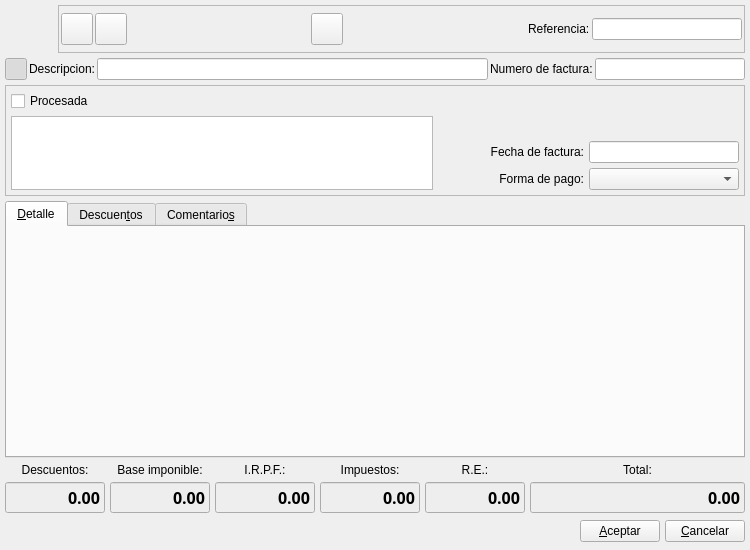
<ui version="4.0" >
 <author>Tomeu Borras</author>
 <class>FacturaProveedorBase</class>
 <widget class="QWidget" name="FacturaProveedorBase" >
  <property name="geometry" >
   <rect>
    <x>0</x>
    <y>0</y>
    <width>750</width>
    <height>550</height>
   </rect>
  </property>
  <property name="windowTitle" >
   <string>Nueva factura de proveedor</string>
  </property>
  <property name="windowIcon" >
   <iconset resource="../../../bulmages.qrc" >
    <normaloff>:/Images/supplier-invoice.svg</normaloff>:/Images/supplier-invoice.svg</iconset>
  </property>
  <layout class="QGridLayout" >
   <property name="margin" >
    <number>5</number>
   </property>
   <property name="spacing" >
    <number>5</number>
   </property>
   <item row="0" column="0" colspan="6" >
    <layout class="QHBoxLayout" >
     <property name="spacing" >
      <number>5</number>
     </property>
     <property name="margin" >
      <number>0</number>
     </property>
     <item>
      <widget class="QLabel" name="pixmapLabel1" >
       <property name="minimumSize" >
        <size>
         <width>48</width>
         <height>48</height>
        </size>
       </property>
       <property name="maximumSize" >
        <size>
         <width>48</width>
         <height>48</height>
        </size>
       </property>
       <property name="pixmap" >
        <pixmap resource="../../../bulmages.qrc" >:/Images/supplier-invoice.svg</pixmap>
       </property>
       <property name="scaledContents" >
        <bool>true</bool>
       </property>
      </widget>
     </item>
     <item>
      <widget class="QFrame" name="frame_2" >
       <property name="frameShape" >
        <enum>QFrame::StyledPanel</enum>
       </property>
       <property name="frameShadow" >
        <enum>QFrame::Raised</enum>
       </property>
       <layout class="QHBoxLayout" name="horizontalLayout" >
        <property name="margin" >
         <number>2</number>
        </property>
        <item>
         <widget class="QToolButton" name="mui_guardar" >
          <property name="minimumSize" >
           <size>
            <width>32</width>
            <height>32</height>
           </size>
          </property>
          <property name="maximumSize" >
           <size>
            <width>32</width>
            <height>32</height>
           </size>
          </property>
          <property name="toolTip" >
           <string>Guardar factura</string>
          </property>
          <property name="whatsThis" >
           <string>Guardar factura</string>
          </property>
          <property name="text" >
           <string/>
          </property>
          <property name="icon" >
           <iconset resource="../../../bulmages.qrc" >
            <normaloff>:/Images/edit-save.svg</normaloff>:/Images/edit-save.svg</iconset>
          </property>
          <property name="iconSize" >
           <size>
            <width>32</width>
            <height>32</height>
           </size>
          </property>
          <property name="shortcut" >
           <string>Ctrl+S</string>
          </property>
         </widget>
        </item>
        <item>
         <widget class="QToolButton" name="mui_borrar" >
          <property name="minimumSize" >
           <size>
            <width>32</width>
            <height>32</height>
           </size>
          </property>
          <property name="maximumSize" >
           <size>
            <width>32</width>
            <height>32</height>
           </size>
          </property>
          <property name="toolTip" >
           <string>Borrar factura</string>
          </property>
          <property name="whatsThis" >
           <string>Borrar factura</string>
          </property>
          <property name="text" >
           <string/>
          </property>
          <property name="icon" >
           <iconset resource="../../../bulmages.qrc" >
            <normaloff>:/Images/edit-delete.svg</normaloff>:/Images/edit-delete.svg</iconset>
          </property>
          <property name="iconSize" >
           <size>
            <width>32</width>
            <height>32</height>
           </size>
          </property>
          <property name="shortcut" >
           <string>Ctrl+D</string>
          </property>
         </widget>
        </item>
        <item>
         <spacer>
          <property name="orientation" >
           <enum>Qt::Horizontal</enum>
          </property>
          <property name="sizeHint" stdset="0" >
           <size>
            <width>40</width>
            <height>20</height>
           </size>
          </property>
         </spacer>
        </item>
        <item>
         <widget class="QToolButton" name="mui_veralbaranes" >
          <property name="enabled" >
           <bool>true</bool>
          </property>
          <property name="minimumSize" >
           <size>
            <width>32</width>
            <height>32</height>
           </size>
          </property>
          <property name="maximumSize" >
           <size>
            <width>32</width>
            <height>32</height>
           </size>
          </property>
          <property name="toolTip" >
           <string>Ver albaranes con la misma referencia</string>
          </property>
          <property name="whatsThis" >
           <string>Ver albaranes con la misma referencia</string>
          </property>
          <property name="text" >
           <string/>
          </property>
          <property name="icon" >
           <iconset resource="../../../bulmages.qrc" >
            <normaloff>:/Images/supplier-delivery-note-list.svg</normaloff>:/Images/supplier-delivery-note-list.svg</iconset>
          </property>
          <property name="iconSize" >
           <size>
            <width>32</width>
            <height>32</height>
           </size>
          </property>
         </widget>
        </item>
        <item>
         <widget class="QFrame" name="mui_plugbotones" >
          <property name="sizePolicy" >
           <sizepolicy vsizetype="Fixed" hsizetype="Fixed" >
            <horstretch>0</horstretch>
            <verstretch>0</verstretch>
           </sizepolicy>
          </property>
          <property name="frameShape" >
           <enum>QFrame::NoFrame</enum>
          </property>
          <property name="frameShadow" >
           <enum>QFrame::Plain</enum>
          </property>
          <property name="lineWidth" >
           <number>0</number>
          </property>
         </widget>
        </item>
        <item>
         <spacer>
          <property name="orientation" >
           <enum>Qt::Horizontal</enum>
          </property>
          <property name="sizeType" >
           <enum>QSizePolicy::MinimumExpanding</enum>
          </property>
          <property name="sizeHint" stdset="0" >
           <size>
            <width>18</width>
            <height>32</height>
           </size>
          </property>
         </spacer>
        </item>
        <item>
         <widget class="QLabel" name="label5" >
          <property name="sizePolicy" >
           <sizepolicy vsizetype="Fixed" hsizetype="Preferred" >
            <horstretch>0</horstretch>
            <verstretch>0</verstretch>
           </sizepolicy>
          </property>
          <property name="text" >
           <string>Referencia:</string>
          </property>
          <property name="buddy" >
           <cstring>mui_reffacturap</cstring>
          </property>
         </widget>
        </item>
        <item>
         <widget class="BusquedaReferencia" name="mui_reffacturap" >
          <property name="sizePolicy" >
           <sizepolicy vsizetype="Fixed" hsizetype="Preferred" >
            <horstretch>0</horstretch>
            <verstretch>0</verstretch>
           </sizepolicy>
          </property>
          <property name="minimumSize" >
           <size>
            <width>150</width>
            <height>0</height>
           </size>
          </property>
          <property name="maximumSize" >
           <size>
            <width>150</width>
            <height>16777215</height>
           </size>
          </property>
         </widget>
        </item>
       </layout>
      </widget>
     </item>
    </layout>
   </item>
   <item row="1" column="0" colspan="6" >
    <layout class="QHBoxLayout" >
     <item>
      <widget class="QToolButton" name="mui_detalles" >
       <property name="minimumSize" >
        <size>
         <width>22</width>
         <height>22</height>
        </size>
       </property>
       <property name="maximumSize" >
        <size>
         <width>22</width>
         <height>22</height>
        </size>
       </property>
       <property name="toolTip" >
        <string>Mostrar/ocultar cabecera</string>
       </property>
       <property name="whatsThis" >
        <string>Mostrar/ocultar cabecera</string>
       </property>
       <property name="text" >
        <string/>
       </property>
       <property name="icon" >
        <iconset resource="../../../bulmages.qrc" >
         <normaloff>:/Images/document-open.svg</normaloff>:/Images/document-open.svg</iconset>
       </property>
       <property name="iconSize" >
        <size>
         <width>32</width>
         <height>32</height>
        </size>
       </property>
       <property name="shortcut" >
        <string>Ctrl+G</string>
       </property>
       <property name="checkable" >
        <bool>true</bool>
       </property>
       <property name="checked" >
        <bool>true</bool>
       </property>
      </widget>
     </item>
     <item>
      <widget class="QLabel" name="label8" >
       <property name="text" >
        <string>Descripcion:</string>
       </property>
       <property name="alignment" >
        <set>Qt::AlignRight|Qt::AlignTrailing|Qt::AlignVCenter</set>
       </property>
       <property name="buddy" >
        <cstring>mui_descfacturap</cstring>
       </property>
      </widget>
     </item>
     <item>
      <widget class="QLineEdit" name="mui_descfacturap" />
     </item>
     <item>
      <widget class="QLabel" name="label6" >
       <property name="sizePolicy" >
        <sizepolicy vsizetype="Fixed" hsizetype="Minimum" >
         <horstretch>0</horstretch>
         <verstretch>0</verstretch>
        </sizepolicy>
       </property>
       <property name="text" >
        <string>Numero de factura:</string>
       </property>
       <property name="buddy" >
        <cstring>mui_numfacturap</cstring>
       </property>
      </widget>
     </item>
     <item>
      <widget class="QLineEdit" name="mui_numfacturap" >
       <property name="minimumSize" >
        <size>
         <width>150</width>
         <height>0</height>
        </size>
       </property>
       <property name="maximumSize" >
        <size>
         <width>150</width>
         <height>16777215</height>
        </size>
       </property>
      </widget>
     </item>
    </layout>
   </item>
   <item row="2" column="0" colspan="6" >
    <widget class="QFrame" name="frame" >
     <property name="sizePolicy" >
      <sizepolicy vsizetype="Preferred" hsizetype="Preferred" >
       <horstretch>0</horstretch>
       <verstretch>0</verstretch>
      </sizepolicy>
     </property>
     <property name="frameShape" >
      <enum>QFrame::StyledPanel</enum>
     </property>
     <property name="frameShadow" >
      <enum>QFrame::Raised</enum>
     </property>
     <layout class="QGridLayout" >
      <property name="margin" >
       <number>5</number>
      </property>
      <property name="spacing" >
       <number>5</number>
      </property>
      <item row="0" column="0" colspan="3" >
       <widget class="QCheckBox" name="mui_procesadafacturap" >
        <property name="text" >
         <string>Procesada</string>
        </property>
       </widget>
      </item>
      <item rowspan="3" row="1" column="0" >
       <widget class="Busqueda" name="mui_idproveedor" >
        <property name="sizePolicy" >
         <sizepolicy vsizetype="Ignored" hsizetype="Expanding" >
          <horstretch>0</horstretch>
          <verstretch>0</verstretch>
         </sizepolicy>
        </property>
       </widget>
      </item>
      <item row="1" column="1" colspan="2" >
       <spacer>
        <property name="orientation" >
         <enum>Qt::Horizontal</enum>
        </property>
        <property name="sizeType" >
         <enum>QSizePolicy::Ignored</enum>
        </property>
        <property name="sizeHint" stdset="0" >
         <size>
          <width>301</width>
          <height>20</height>
         </size>
        </property>
       </spacer>
      </item>
      <item row="2" column="1" >
       <widget class="QLabel" name="label10" >
        <property name="text" >
         <string>Fecha de factura:</string>
        </property>
        <property name="alignment" >
         <set>Qt::AlignRight|Qt::AlignTrailing|Qt::AlignVCenter</set>
        </property>
        <property name="buddy" >
         <cstring>mui_ffacturap</cstring>
        </property>
       </widget>
      </item>
      <item row="2" column="2" >
       <widget class="BusquedaFecha" name="mui_ffacturap" >
        <property name="minimumSize" >
         <size>
          <width>150</width>
          <height>0</height>
         </size>
        </property>
        <property name="maximumSize" >
         <size>
          <width>150</width>
          <height>16777215</height>
         </size>
        </property>
       </widget>
      </item>
      <item row="3" column="1" >
       <widget class="QLabel" name="label7" >
        <property name="text" >
         <string>Forma de pago:</string>
        </property>
        <property name="alignment" >
         <set>Qt::AlignRight|Qt::AlignTrailing|Qt::AlignVCenter</set>
        </property>
        <property name="buddy" >
         <cstring>mui_idforma_pago</cstring>
        </property>
       </widget>
      </item>
      <item row="3" column="2" >
       <widget class="BusquedaFormaPago" name="mui_idforma_pago" >
        <property name="minimumSize" >
         <size>
          <width>150</width>
          <height>0</height>
         </size>
        </property>
        <property name="maximumSize" >
         <size>
          <width>150</width>
          <height>16777215</height>
         </size>
        </property>
       </widget>
      </item>
     </layout>
    </widget>
   </item>
   <item row="3" column="0" colspan="6" >
    <widget class="QTabWidget" name="discounts" >
     <property name="enabled" >
      <bool>true</bool>
     </property>
     <property name="currentIndex" >
      <number>0</number>
     </property>
     <widget class="QWidget" name="tab1" >
      <property name="geometry" >
       <rect>
        <x>0</x>
        <y>0</y>
        <width>736</width>
        <height>176</height>
       </rect>
      </property>
      <attribute name="title" >
       <string>&amp;Detalle</string>
      </attribute>
      <layout class="QVBoxLayout" >
       <property name="spacing" >
        <number>2</number>
       </property>
       <property name="margin" >
        <number>0</number>
       </property>
       <item>
        <widget class="ListLinFacturaProveedorView" native="1" name="subform2" />
       </item>
      </layout>
     </widget>
     <widget class="QWidget" name="Tab2" >
      <property name="geometry" >
       <rect>
        <x>0</x>
        <y>0</y>
        <width>736</width>
        <height>170</height>
       </rect>
      </property>
      <attribute name="title" >
       <string>Descuen&amp;tos</string>
      </attribute>
      <layout class="QVBoxLayout" >
       <property name="spacing" >
        <number>2</number>
       </property>
       <property name="margin" >
        <number>0</number>
       </property>
       <item>
        <widget class="ListDescuentoFacturaProvView" native="1" name="m_descuentos" />
       </item>
      </layout>
     </widget>
     <widget class="QWidget" name="tab3" >
      <property name="geometry" >
       <rect>
        <x>0</x>
        <y>0</y>
        <width>736</width>
        <height>170</height>
       </rect>
      </property>
      <attribute name="title" >
       <string>Comentario&amp;s</string>
      </attribute>
      <layout class="QHBoxLayout" >
       <property name="spacing" >
        <number>5</number>
       </property>
       <property name="margin" >
        <number>5</number>
       </property>
       <item>
        <widget class="QTextEdit" name="mui_comentfacturap" />
       </item>
      </layout>
     </widget>
    </widget>
   </item>
   <item row="4" column="0" >
    <widget class="QLabel" name="label3" >
     <property name="minimumSize" >
      <size>
       <width>100</width>
       <height>0</height>
      </size>
     </property>
     <property name="maximumSize" >
      <size>
       <width>100</width>
       <height>16777215</height>
      </size>
     </property>
     <property name="text" >
      <string>Descuentos:</string>
     </property>
     <property name="alignment" >
      <set>Qt::AlignCenter</set>
     </property>
    </widget>
   </item>
   <item row="4" column="1" >
    <widget class="QLabel" name="label2" >
     <property name="minimumSize" >
      <size>
       <width>100</width>
       <height>0</height>
      </size>
     </property>
     <property name="maximumSize" >
      <size>
       <width>100</width>
       <height>16777215</height>
      </size>
     </property>
     <property name="text" >
      <string>Base imponible:</string>
     </property>
     <property name="alignment" >
      <set>Qt::AlignCenter</set>
     </property>
    </widget>
   </item>
   <item row="4" column="2" >
    <widget class="QLabel" name="label4_3" >
     <property name="minimumSize" >
      <size>
       <width>100</width>
       <height>0</height>
      </size>
     </property>
     <property name="maximumSize" >
      <size>
       <width>100</width>
       <height>16777215</height>
      </size>
     </property>
     <property name="text" >
      <string>I.R.P.F.:</string>
     </property>
     <property name="alignment" >
      <set>Qt::AlignCenter</set>
     </property>
    </widget>
   </item>
   <item row="4" column="3" >
    <widget class="QLabel" name="label4" >
     <property name="minimumSize" >
      <size>
       <width>100</width>
       <height>0</height>
      </size>
     </property>
     <property name="maximumSize" >
      <size>
       <width>100</width>
       <height>16777215</height>
      </size>
     </property>
     <property name="text" >
      <string>Impuestos:</string>
     </property>
     <property name="alignment" >
      <set>Qt::AlignCenter</set>
     </property>
    </widget>
   </item>
   <item row="4" column="4" >
    <widget class="QLabel" name="label4_2" >
     <property name="minimumSize" >
      <size>
       <width>100</width>
       <height>0</height>
      </size>
     </property>
     <property name="maximumSize" >
      <size>
       <width>100</width>
       <height>16777215</height>
      </size>
     </property>
     <property name="text" >
      <string>R.E.:</string>
     </property>
     <property name="alignment" >
      <set>Qt::AlignCenter</set>
     </property>
    </widget>
   </item>
   <item row="4" column="5" >
    <widget class="QLabel" name="label1" >
     <property name="sizePolicy" >
      <sizepolicy vsizetype="Preferred" hsizetype="Expanding" >
       <horstretch>0</horstretch>
       <verstretch>0</verstretch>
      </sizepolicy>
     </property>
     <property name="text" >
      <string>Total:</string>
     </property>
     <property name="alignment" >
      <set>Qt::AlignCenter</set>
     </property>
    </widget>
   </item>
   <item row="5" column="0" >
    <widget class="QLineEdit" name="m_totalDiscounts" >
     <property name="enabled" >
      <bool>true</bool>
     </property>
     <property name="minimumSize" >
      <size>
       <width>100</width>
       <height>0</height>
      </size>
     </property>
     <property name="maximumSize" >
      <size>
       <width>100</width>
       <height>16777215</height>
      </size>
     </property>
     <property name="palette" >
      <palette>
       <active>
        <colorrole role="Base" >
         <brush brushstyle="SolidPattern" >
          <color alpha="255" >
           <red>238</red>
           <green>238</green>
           <blue>238</blue>
          </color>
         </brush>
        </colorrole>
       </active>
       <inactive>
        <colorrole role="Base" >
         <brush brushstyle="SolidPattern" >
          <color alpha="255" >
           <red>238</red>
           <green>238</green>
           <blue>238</blue>
          </color>
         </brush>
        </colorrole>
       </inactive>
       <disabled>
        <colorrole role="Base" >
         <brush brushstyle="SolidPattern" >
          <color alpha="255" >
           <red>255</red>
           <green>255</green>
           <blue>255</blue>
          </color>
         </brush>
        </colorrole>
       </disabled>
      </palette>
     </property>
     <property name="font" >
      <font>
       <family>Sans Serif</family>
       <pointsize>12</pointsize>
       <weight>75</weight>
       <italic>false</italic>
       <bold>true</bold>
       <underline>false</underline>
       <strikeout>false</strikeout>
      </font>
     </property>
     <property name="focusPolicy" >
      <enum>Qt::NoFocus</enum>
     </property>
     <property name="acceptDrops" >
      <bool>false</bool>
     </property>
     <property name="text" >
      <string>0.00</string>
     </property>
     <property name="alignment" >
      <set>Qt::AlignRight</set>
     </property>
     <property name="readOnly" >
      <bool>true</bool>
     </property>
    </widget>
   </item>
   <item row="5" column="1" >
    <widget class="QLineEdit" name="m_totalBases" >
     <property name="minimumSize" >
      <size>
       <width>100</width>
       <height>0</height>
      </size>
     </property>
     <property name="maximumSize" >
      <size>
       <width>100</width>
       <height>16777215</height>
      </size>
     </property>
     <property name="palette" >
      <palette>
       <active>
        <colorrole role="Base" >
         <brush brushstyle="SolidPattern" >
          <color alpha="255" >
           <red>238</red>
           <green>238</green>
           <blue>238</blue>
          </color>
         </brush>
        </colorrole>
       </active>
       <inactive>
        <colorrole role="Base" >
         <brush brushstyle="SolidPattern" >
          <color alpha="255" >
           <red>238</red>
           <green>238</green>
           <blue>238</blue>
          </color>
         </brush>
        </colorrole>
       </inactive>
       <disabled>
        <colorrole role="Base" >
         <brush brushstyle="SolidPattern" >
          <color alpha="255" >
           <red>255</red>
           <green>255</green>
           <blue>255</blue>
          </color>
         </brush>
        </colorrole>
       </disabled>
      </palette>
     </property>
     <property name="font" >
      <font>
       <family>Sans Serif</family>
       <pointsize>12</pointsize>
       <weight>75</weight>
       <italic>false</italic>
       <bold>true</bold>
       <underline>false</underline>
       <strikeout>false</strikeout>
      </font>
     </property>
     <property name="focusPolicy" >
      <enum>Qt::NoFocus</enum>
     </property>
     <property name="acceptDrops" >
      <bool>false</bool>
     </property>
     <property name="text" >
      <string>0.00</string>
     </property>
     <property name="alignment" >
      <set>Qt::AlignRight</set>
     </property>
     <property name="readOnly" >
      <bool>true</bool>
     </property>
    </widget>
   </item>
   <item row="5" column="2" >
    <widget class="QLineEdit" name="m_totalIRPF" >
     <property name="minimumSize" >
      <size>
       <width>100</width>
       <height>0</height>
      </size>
     </property>
     <property name="maximumSize" >
      <size>
       <width>100</width>
       <height>16777215</height>
      </size>
     </property>
     <property name="palette" >
      <palette>
       <active>
        <colorrole role="Base" >
         <brush brushstyle="SolidPattern" >
          <color alpha="255" >
           <red>238</red>
           <green>238</green>
           <blue>238</blue>
          </color>
         </brush>
        </colorrole>
       </active>
       <inactive>
        <colorrole role="Base" >
         <brush brushstyle="SolidPattern" >
          <color alpha="255" >
           <red>238</red>
           <green>238</green>
           <blue>238</blue>
          </color>
         </brush>
        </colorrole>
       </inactive>
       <disabled>
        <colorrole role="Base" >
         <brush brushstyle="SolidPattern" >
          <color alpha="255" >
           <red>255</red>
           <green>255</green>
           <blue>255</blue>
          </color>
         </brush>
        </colorrole>
       </disabled>
      </palette>
     </property>
     <property name="font" >
      <font>
       <family>Sans Serif</family>
       <pointsize>12</pointsize>
       <weight>75</weight>
       <italic>false</italic>
       <bold>true</bold>
       <underline>false</underline>
       <strikeout>false</strikeout>
      </font>
     </property>
     <property name="focusPolicy" >
      <enum>Qt::NoFocus</enum>
     </property>
     <property name="acceptDrops" >
      <bool>false</bool>
     </property>
     <property name="text" >
      <string>0.00</string>
     </property>
     <property name="alignment" >
      <set>Qt::AlignRight</set>
     </property>
     <property name="readOnly" >
      <bool>true</bool>
     </property>
    </widget>
   </item>
   <item row="5" column="3" >
    <widget class="QLineEdit" name="m_totalTaxes" >
     <property name="minimumSize" >
      <size>
       <width>100</width>
       <height>0</height>
      </size>
     </property>
     <property name="maximumSize" >
      <size>
       <width>100</width>
       <height>16777215</height>
      </size>
     </property>
     <property name="palette" >
      <palette>
       <active>
        <colorrole role="Base" >
         <brush brushstyle="SolidPattern" >
          <color alpha="255" >
           <red>238</red>
           <green>238</green>
           <blue>238</blue>
          </color>
         </brush>
        </colorrole>
       </active>
       <inactive>
        <colorrole role="Base" >
         <brush brushstyle="SolidPattern" >
          <color alpha="255" >
           <red>238</red>
           <green>238</green>
           <blue>238</blue>
          </color>
         </brush>
        </colorrole>
       </inactive>
       <disabled>
        <colorrole role="Base" >
         <brush brushstyle="SolidPattern" >
          <color alpha="255" >
           <red>255</red>
           <green>255</green>
           <blue>255</blue>
          </color>
         </brush>
        </colorrole>
       </disabled>
      </palette>
     </property>
     <property name="font" >
      <font>
       <family>Sans Serif</family>
       <pointsize>12</pointsize>
       <weight>75</weight>
       <italic>false</italic>
       <bold>true</bold>
       <underline>false</underline>
       <strikeout>false</strikeout>
      </font>
     </property>
     <property name="focusPolicy" >
      <enum>Qt::NoFocus</enum>
     </property>
     <property name="acceptDrops" >
      <bool>false</bool>
     </property>
     <property name="text" >
      <string>0.00</string>
     </property>
     <property name="alignment" >
      <set>Qt::AlignRight</set>
     </property>
     <property name="readOnly" >
      <bool>true</bool>
     </property>
    </widget>
   </item>
   <item row="5" column="4" >
    <widget class="QLineEdit" name="m_totalReqEq" >
     <property name="minimumSize" >
      <size>
       <width>100</width>
       <height>0</height>
      </size>
     </property>
     <property name="maximumSize" >
      <size>
       <width>100</width>
       <height>16777215</height>
      </size>
     </property>
     <property name="palette" >
      <palette>
       <active>
        <colorrole role="Base" >
         <brush brushstyle="SolidPattern" >
          <color alpha="255" >
           <red>238</red>
           <green>238</green>
           <blue>238</blue>
          </color>
         </brush>
        </colorrole>
       </active>
       <inactive>
        <colorrole role="Base" >
         <brush brushstyle="SolidPattern" >
          <color alpha="255" >
           <red>238</red>
           <green>238</green>
           <blue>238</blue>
          </color>
         </brush>
        </colorrole>
       </inactive>
       <disabled>
        <colorrole role="Base" >
         <brush brushstyle="SolidPattern" >
          <color alpha="255" >
           <red>255</red>
           <green>255</green>
           <blue>255</blue>
          </color>
         </brush>
        </colorrole>
       </disabled>
      </palette>
     </property>
     <property name="font" >
      <font>
       <family>Sans Serif</family>
       <pointsize>12</pointsize>
       <weight>75</weight>
       <italic>false</italic>
       <bold>true</bold>
       <underline>false</underline>
       <strikeout>false</strikeout>
      </font>
     </property>
     <property name="focusPolicy" >
      <enum>Qt::NoFocus</enum>
     </property>
     <property name="acceptDrops" >
      <bool>false</bool>
     </property>
     <property name="text" >
      <string>0.00</string>
     </property>
     <property name="alignment" >
      <set>Qt::AlignRight</set>
     </property>
     <property name="readOnly" >
      <bool>true</bool>
     </property>
    </widget>
   </item>
   <item row="5" column="5" >
    <widget class="QLineEdit" name="m_totalfacturap" >
     <property name="enabled" >
      <bool>true</bool>
     </property>
     <property name="palette" >
      <palette>
       <active>
        <colorrole role="Base" >
         <brush brushstyle="SolidPattern" >
          <color alpha="255" >
           <red>238</red>
           <green>238</green>
           <blue>238</blue>
          </color>
         </brush>
        </colorrole>
       </active>
       <inactive>
        <colorrole role="Base" >
         <brush brushstyle="SolidPattern" >
          <color alpha="255" >
           <red>238</red>
           <green>238</green>
           <blue>238</blue>
          </color>
         </brush>
        </colorrole>
       </inactive>
       <disabled>
        <colorrole role="Base" >
         <brush brushstyle="SolidPattern" >
          <color alpha="255" >
           <red>255</red>
           <green>255</green>
           <blue>255</blue>
          </color>
         </brush>
        </colorrole>
       </disabled>
      </palette>
     </property>
     <property name="font" >
      <font>
       <family>Sans Serif</family>
       <pointsize>12</pointsize>
       <weight>75</weight>
       <italic>false</italic>
       <bold>true</bold>
       <underline>false</underline>
       <strikeout>false</strikeout>
      </font>
     </property>
     <property name="focusPolicy" >
      <enum>Qt::NoFocus</enum>
     </property>
     <property name="acceptDrops" >
      <bool>false</bool>
     </property>
     <property name="autoFillBackground" >
      <bool>true</bool>
     </property>
     <property name="text" >
      <string>0.00</string>
     </property>
     <property name="frame" >
      <bool>true</bool>
     </property>
     <property name="alignment" >
      <set>Qt::AlignRight</set>
     </property>
     <property name="readOnly" >
      <bool>true</bool>
     </property>
    </widget>
   </item>
   <item row="6" column="0" colspan="6" >
    <layout class="QHBoxLayout" >
     <property name="spacing" >
      <number>5</number>
     </property>
     <property name="margin" >
      <number>0</number>
     </property>
     <item>
      <spacer>
       <property name="orientation" >
        <enum>Qt::Horizontal</enum>
       </property>
       <property name="sizeHint" stdset="0" >
        <size>
         <width>394</width>
         <height>27</height>
        </size>
       </property>
      </spacer>
     </item>
     <item>
      <widget class="QPushButton" name="mui_aceptar" >
       <property name="text" >
        <string>&amp;Aceptar</string>
       </property>
      </widget>
     </item>
     <item>
      <widget class="QPushButton" name="mui_cancelar" >
       <property name="text" >
        <string>&amp;Cancelar</string>
       </property>
      </widget>
     </item>
    </layout>
   </item>
  </layout>
 </widget>
 <layoutdefault spacing="2" margin="2" />
 <customwidgets>
  <customwidget>
   <class>ListDescuentoFacturaProvView</class>
   <extends>QWidget</extends>
   <header>listdescfacturaprovview.h</header>
  </customwidget>
  <customwidget>
   <class>ListLinFacturaProveedorView</class>
   <extends>QWidget</extends>
   <header>listlinfacturapview.h</header>
  </customwidget>
  <customwidget>
   <class>BusquedaReferencia</class>
   <extends>QLineEdit</extends>
   <header>busquedareferencia.h</header>
  </customwidget>
  <customwidget>
   <class>BusquedaFecha</class>
   <extends>QLineEdit</extends>
   <header>busquedafecha.h</header>
  </customwidget>
  <customwidget>
   <class>BusquedaFormaPago</class>
   <extends>QComboBox</extends>
   <header>busquedaformapago.h</header>
  </customwidget>
  <customwidget>
   <class>Busqueda</class>
   <extends>QTextEdit</extends>
   <header>busqueda.h</header>
  </customwidget>
 </customwidgets>
 <resources>
  <include location="../../../bulmages.qrc" />
 </resources>
 <connections>
  <connection>
   <sender>mui_detalles</sender>
   <signal>toggled(bool)</signal>
   <receiver>frame</receiver>
   <slot>setShown(bool)</slot>
   <hints>
    <hint type="sourcelabel" >
     <x>16</x>
     <y>76</y>
    </hint>
    <hint type="destinationlabel" >
     <x>73</x>
     <y>149</y>
    </hint>
   </hints>
  </connection>
 </connections>
</ui>
